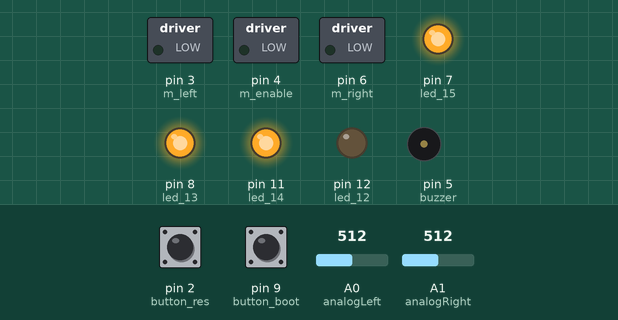
This sketch was run on a simulated Arduino Uno, built with avr-gcc and run on an emulated ATmega328P. On the bench: switched loads named in the sketch (green lamp = pin HIGH), output pins drawn as LEDs (lit = HIGH), buzzer (waves = sounding). Dashed ring = blinking. Inputs (shaded band) come from the test bench; at power-on: pin 2 (button_res) HIGH, pin 9 (button_boot) HIGH, A0 (analogLeft) = 512, A1 (analogRight) = 512. EEPROM starts erased.

Above: at 2.6 s.
3.4 s: pin 2 (button_res) pulled LOW for 1 s
At 5.4 s:
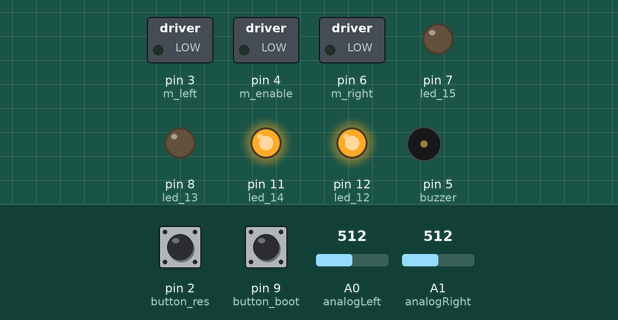
6.0 s: pin 2 (button_res) pulled LOW for 3.2 s
At 7.6 s:
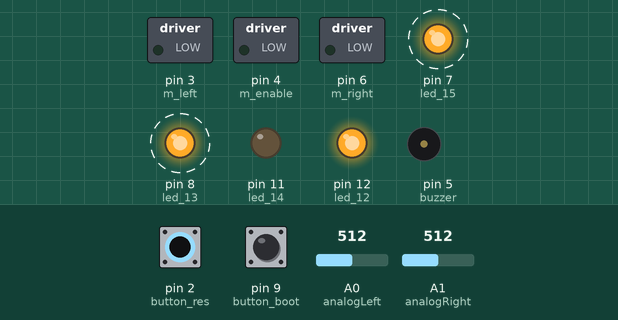
10.7 s: pin 9 (button_boot) pulled LOW for 1 s
At 12.8 s:
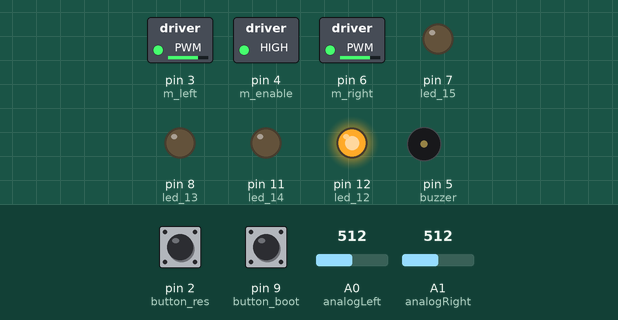
Timing chart, 0 to 14.3 s (numbered marks = the images above; inputs shaded):
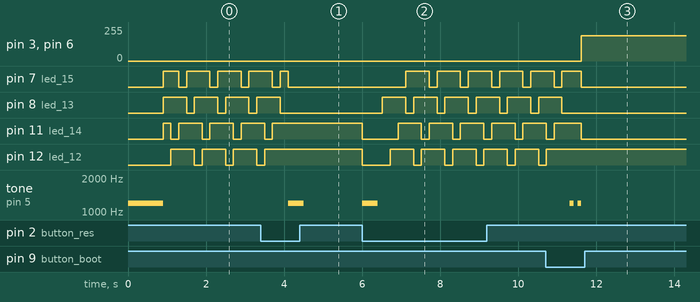

The sketch:

follower.ino
```cpp
//Created by Márk Zsibók
//My mentors: Tamás Szépe
//Created at: 2017.02.09

#include <EEPROM.h>

#define m_right  6       //motor jobb                 !!csak pwm!!
#define m_left  3        //motor bal                  !!csak pwm!!
#define m_enable  4      //motor kapcsló
#define analogLeft A0    //analog érzékelő
#define analogRight A1   //analog érzékelő
#define led_12 12        //első balra led
#define led_13 8         //első jobbra led
#define led_14 11        //hátsó jobbra led
#define led_15 7         //hátsó balra led
#define buzzer 5         //Buzzer
#define button_res 2     //reset button
#define button_boot 9    //boot button

//////////////////////////////////////////////////////
const int EEPROM_SEP = 250;                         //EEPROM memória cím #1
const int EEPROM_SEM = 255;                         //EEPROM memória cím #2
const int max_speed = 255;                          //Motor maximális operációs sebessége
const int min_speed = 190;                          //Motor minimális operációs sebessége
const int allowedDiffSpeed = max_speed-min_speed;   //Megengedett differencál sebesség
boolean bLastLeftTurned = true;                     //Led vezérlés
const float sensorDiffThreshold = 6.0;              //Sensor mérés küszöb
float sensorDiff = 0.0;                             //
float sensor_right = 0.0;                           //Sensor beolvasott adatok #1
float sensor_left = 0.0;                            //Sensor beolvasott adatok #2
float sensor_diff_scale = 2.0;                      //
float sensor_error_multiply = 0.0;                  //Offset hiba mértéke #1
float sensor_error_plus = 0.0;                      //Offset hiba mértéke #2
float black_right = 0.0; //x1                       //
float white_right = 0.0; //x2                       //
float black_left = 0.0;  //y1                       //
float white_left = 0.0;  //y2                       //
int x = 0;                                          //
//////////////////////////////////////////////////////


void setup() {
  //setup
  pinMode(m_right, OUTPUT);
  pinMode(m_left, OUTPUT);
  pinMode(m_enable, OUTPUT);
  pinMode(led_12, OUTPUT);
  pinMode(led_13, OUTPUT);
  pinMode(led_14, OUTPUT);
  pinMode(led_15, OUTPUT);
  pinMode(button_res, INPUT_PULLUP);
  pinMode(button_boot, INPUT_PULLUP);
  led_blink();

  button_waiting(200, button_res, 1);
  while (digitalRead(button_res) == HIGH && digitalRead(button_boot) == HIGH);  //Offset_error adatok visszaállítása memóriából
  if (digitalRead(button_res) == LOW) reset_offset_data();                      //vagy
  else if (digitalRead(button_boot) == LOW) load_offset_data();                 //adatok újra írása a memóriába

  button_waiting(200, button_boot, 0);
  buzzer_blink(buzzer, 1200, 100);
  delay(100);
  buzzer_blink(buzzer, 1200, 100);

  digitalWrite(led_14, LOW);
  digitalWrite(led_15, LOW);
  digitalWrite(m_enable, HIGH);
}


void loop() {
  //beolvasás
  sensor_right = analogRead(analogRight);
  sensor_left = analogRead(analogLeft);

  //kalibrálás
  sensor_right = (sensor_right * sensor_error_multiply) + sensor_error_plus;


  sensorDiff = (sensor_left - sensor_right);

  //led vezérlés
  if (abs(sensorDiff) > sensorDiffThreshold){
    if (sensorDiff > 0) {
      bLastLeftTurned = true;
      digitalWrite(led_12, HIGH);
      digitalWrite(led_13, LOW);
    } else {
      bLastLeftTurned = false;
      digitalWrite(led_12, LOW);
      digitalWrite(led_13, HIGH);
    }
  }

  sensorDiff = sensorDiff*sensor_diff_scale; //Range 0-1023
  setDiffSpeeds(sensorDiff);  //függvény meghívás
}
//------------------------------------------------------------------------------------------

///////////////////////////////////////////////////////////////////////////
void reset_offset_data(){
      black_right = analogRead(analogRight);
      black_left = analogRead(analogLeft);
      digitalWrite(led_15, LOW);
      digitalWrite(led_13, LOW);
      buzzer_blink(buzzer, 1200, 400);

      while (digitalRead(button_res) == LOW);
      while (digitalRead(button_res) == HIGH);


      white_right = analogRead(analogRight);
      white_left = analogRead(analogLeft);
      digitalWrite(led_14, LOW);
      digitalWrite(led_12, LOW);
      buzzer_blink(buzzer, 1200, 400);

      sensor_error_plus = (((black_right * white_left) - (black_left * white_right)) / (black_right - white_right));
      sensor_error_multiply = ((black_left - sensor_error_plus) / (black_right));
      //delay(100);
      EEPROM.put(EEPROM_SEP, sensor_error_plus);
      delay(100);
      EEPROM.put(EEPROM_SEM, sensor_error_multiply);
      digitalWrite(led_12, HIGH);
      digitalWrite(led_13, HIGH);
}
///////////////////////////////////////////////////////////////////////////////
void button_waiting (int delay_led, int button_select, int dual_button){
  if (dual_button == 1){
    while (digitalRead(button_boot) == HIGH && digitalRead(button_res) == HIGH){
      digitalWrite(led_13, HIGH);
      digitalWrite(led_12, LOW);
      delay(delay_led);
      digitalWrite(led_12, HIGH);
      digitalWrite(led_14, LOW);
      delay(delay_led);
      digitalWrite(led_14, HIGH);
      digitalWrite(led_15, LOW);
      delay(delay_led);
      digitalWrite(led_15, HIGH);
      digitalWrite(led_13, LOW);
      delay(delay_led);
    }
  }

  else {
      while (digitalRead(button_select) == HIGH){
      digitalWrite(led_13, HIGH);
      digitalWrite(led_12, LOW);
      delay(delay_led);
      digitalWrite(led_12, HIGH);
      digitalWrite(led_14, LOW);
      delay(delay_led);
      digitalWrite(led_14, HIGH);
      digitalWrite(led_15, LOW);
      delay(delay_led);
      digitalWrite(led_15, HIGH);
      digitalWrite(led_13, LOW);
      delay(delay_led);
    }
  }
}
///////////////////////////////////////////////////////////////////////////////
void led_blink(){
  digitalWrite(led_12, LOW);
  digitalWrite(led_13, LOW);
  digitalWrite(led_14, LOW);
  digitalWrite(led_15, LOW);
  tone(buzzer, 1200);
  delay(900);
  digitalWrite(led_12, HIGH);
  digitalWrite(led_13, HIGH);
  digitalWrite(led_14, HIGH);
  digitalWrite(led_15, HIGH);
  noTone(buzzer);
}
//////////////////////////////////////////////////////////////////////////////
void setDiffSpeeds(int diffSpeed) {
  //Saturation
  if (diffSpeed >    allowedDiffSpeed) diffSpeed =  allowedDiffSpeed;
  if (diffSpeed < -1*allowedDiffSpeed) diffSpeed = -1*allowedDiffSpeed;
  //Saturation
  float base_speed=min_speed;
  //Proceeding
  analogWrite(m_right, base_speed+diffSpeed);
  analogWrite(m_left , base_speed-diffSpeed);
  //Proceeding
}
///////////////////////////////////////////////////////////////////////////////
void load_offset_data(){
      buzzer_blink(buzzer, 1200, 400);
      EEPROM.get(EEPROM_SEP, sensor_error_plus);
      EEPROM.get(EEPROM_SEM, sensor_error_multiply);
}
///////////////////////////////////////////////////////////////////////////////
void buzzer_blink(int pin, int freq, int delay_buzzer){
  tone(pin, freq);
  delay(delay_buzzer);
  noTone(pin);
}
```

Measured:
- after the input at 3.4 s, pin 8 (led_13): goes on until 3.9 s, then stays LOW; pin 11 (led_14): goes on until 3.7 s, then stays HIGH; pin 12 (led_12): goes on until 3.5 s, then stays HIGH; tone on pin 5 (buzzer): silent → 1200 Hz after 0.70 s, → silent 0.40 s later
- after the input at 6.0 s, pin 7 (led_15): alternates HIGH for 0.60 s and LOW for 0.20 s, starting after 1.1 s; pin 8 (led_13): alternates HIGH for 0.60 s and LOW for 0.20 s, starting after 0.52 s
- after the input at 10.7 s, pin 3 (m_left): 0/255 → 190/255 after 0.92 s; pin 4 (m_enable): LOW → HIGH after 0.92 s
